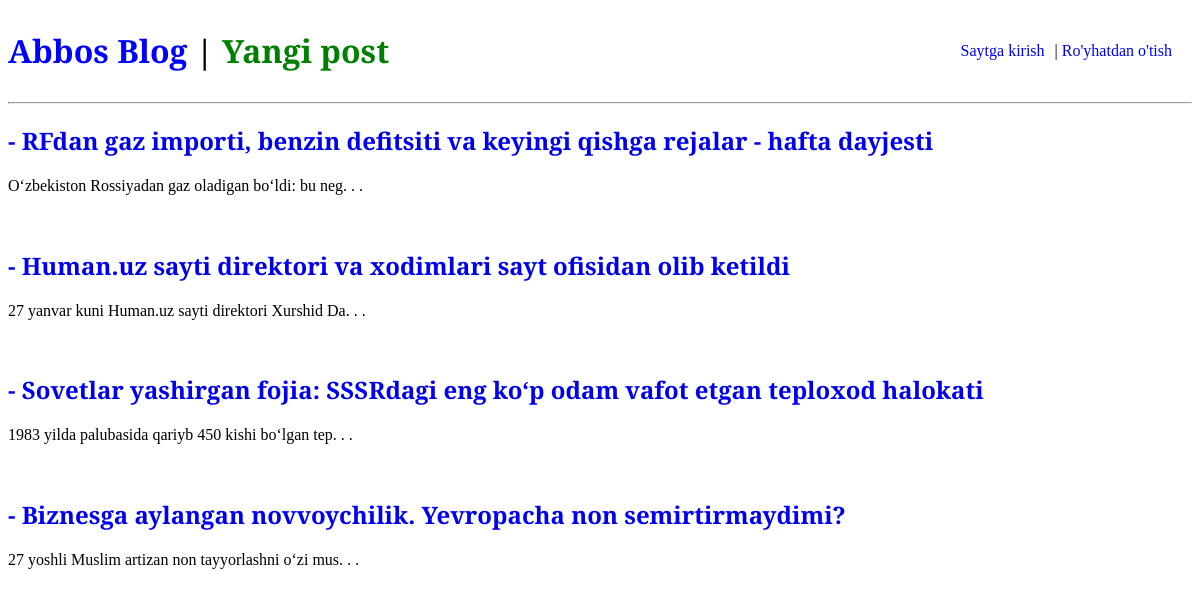
The app's page /, older data.
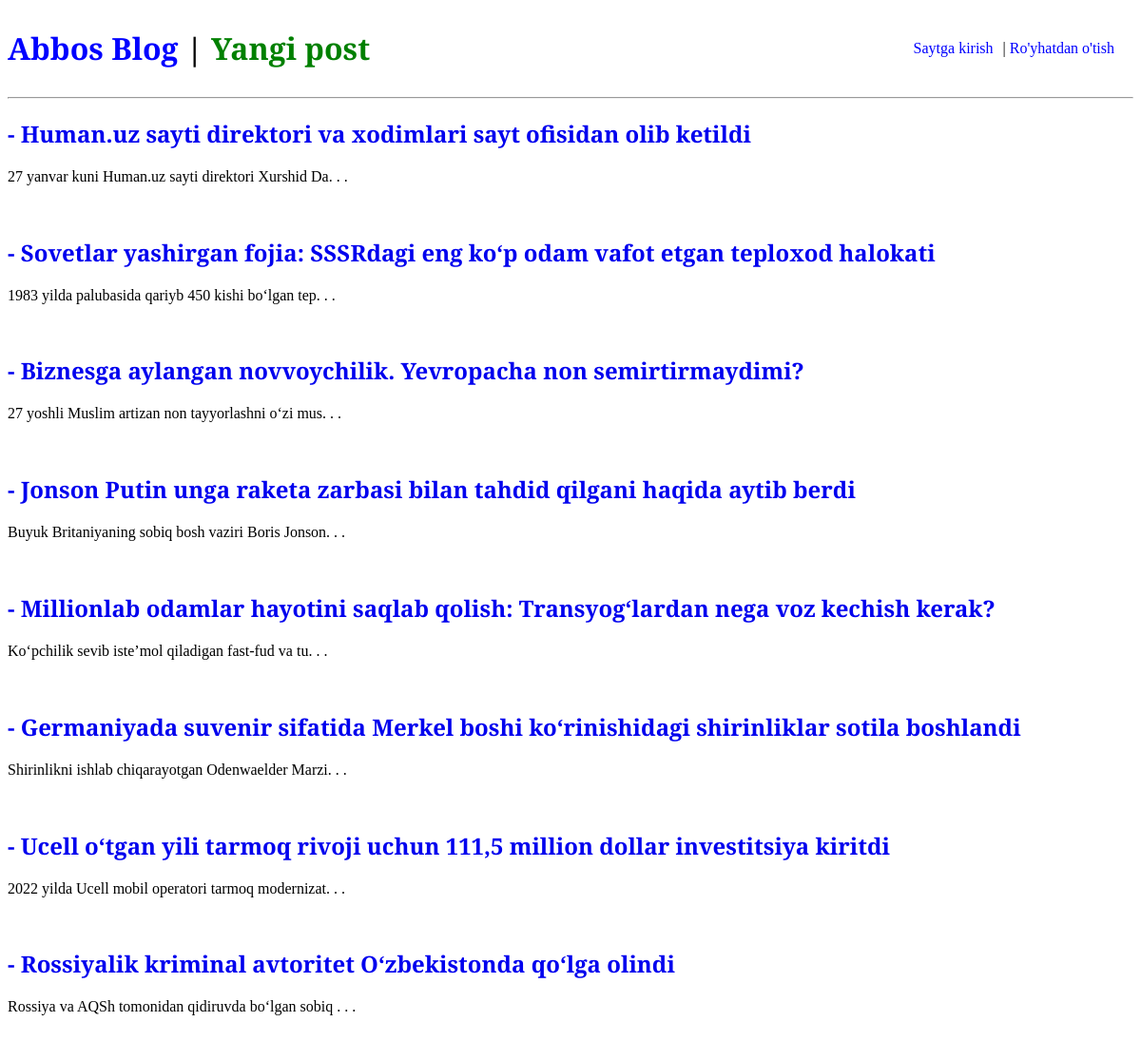
The same page, newer data.
### blog/models.py (models this page shows, shortened)
class Post(models.Model):
    title = models.CharField(max_length=200)
    author = models.ForeignKey(
        'auth.User',
        on_delete=models.CASCADE
    )
    body = models.TextField()

### blog/views.py (the view)
# urls.py: path('', BlogListView.as_view(), name='home'),
class BlogListView(ListView):
    model = Post
    template_name = 'home.html'

### templates/home.html
{% extends 'base.html' %}
{% block content %}
        {% for post in object_list %}
            <h2><a href="{% url 'post_detail' post.pk %}">
            - {{ post.title }}</a>
            </h2>
            <p>{{ post.body | slice:":50" }}. . .</p>
            <br>
        {% endfor %}
{% endblock content %}

### templates/base.html (shortened to what this page needs)
{% load static %}
<!DOCTYPE html>
<html lang="en">
<head>
    <link rel="stylesheet" href="{% static 'css/base.css' %}">
</head>
<body>
    <header>
        <h1>
            <a href="{% url 'home' %}" style="color:blue">Abbos Blog</a><a> |</a>
            <a href="{% url 'post_new' %}" style="color:green">Yangi post</a>
        </h1>
        {% if user.is_authenticated %}
            <p>
                <a> Xush kelibsiz, {{ user.username }}!</a>
                <a href="{% url 'logout' %}" class="logout"> Chiqish</a>
            </p>
        {% else %}
            <p class="login_bar">
                <a href="{% url 'login' %}" class="login">Saytga kirish</a>|
                <a href="{% url 'signup' %}" class="login">Ro'yhatdan o'tish</a>
            </p>
        {% endif %}
    </header>
    <hr>
    {% block content %}
    {% endblock content %}
</body>
</html>

### static/css/base.css (style rules this page uses)
* { font-family: 'PT Serif', serif; }
header p { margin-left: 10px; margin-right: 10px; }
.login { color: blue; margin-right: 10px; }
header { display: flex; justify-content: space-between; align-items: center; }
a { text-decoration: none; }

Row changes from the older to the newer data that the page shows:
removed Post: title "RFdan gaz importi, benzin defitsiti va keyingi qishga rejalar - hafta dayjesti", body "O‘zbekiston Rossiyadan gaz oladigan bo‘ldi: bu neg"
added Post: title "Jonson Putin unga raketa zarbasi bilan tahdid qilgani haqida aytib berdi", body "Buyuk Britaniyaning sobiq bosh vaziri Boris Jonson"
added Post: title "Millionlab odamlar hayotini saqlab qolish: Transyog‘lardan nega voz kechish kerak?", body "Ko‘pchilik sevib iste’mol qiladigan fast-fud va tu"
added Post: title "Germaniyada suvenir sifatida Merkel boshi ko‘rinishidagi shirinliklar sotila boshlandi", body "Shirinlikni ishlab chiqarayotgan Odenwaelder Marzi"
added Post: title "Ucell o‘tgan yili tarmoq rivoji uchun 111,5 million dollar investitsiya kiritdi", body "2022 yilda Ucell mobil operatori tarmoq modernizat"
added Post: title "Rossiyalik kriminal avtoritet O‘zbekistonda qo‘lga olindi", body "Rossiya va AQSh tomonidan qidiruvda bo‘lgan sobiq"
